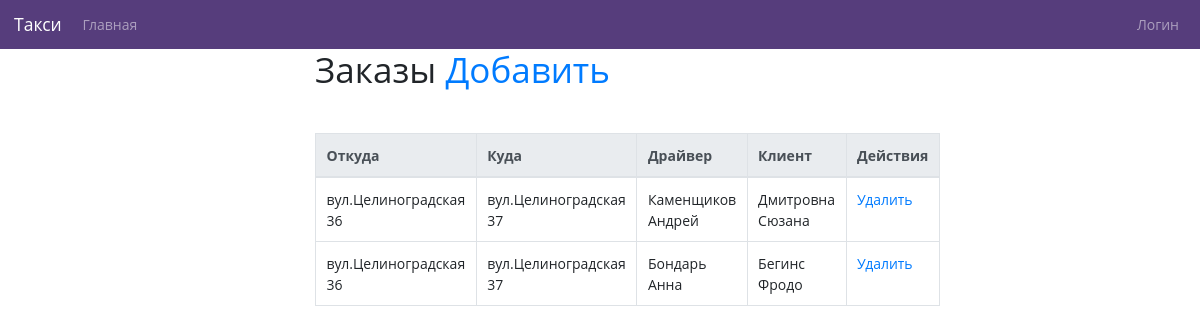
/order_operator/, run on an earlier commit of the app's database.
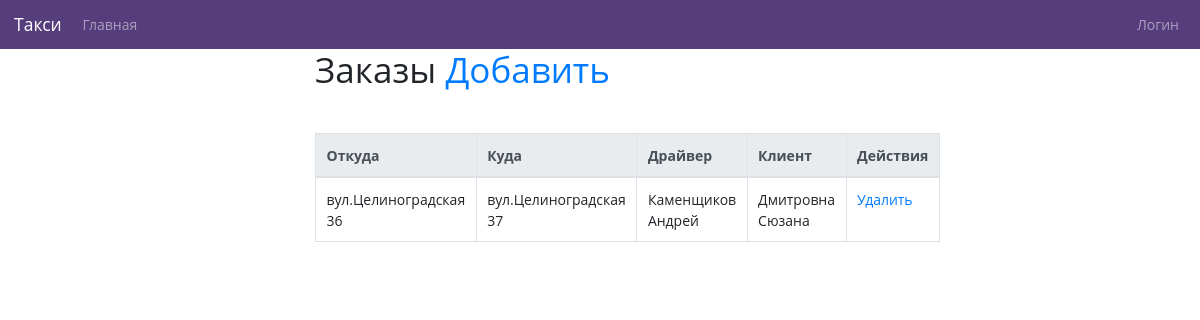
And on a later commit of the database.
### taxi/models.py (models this page shows, shortened)
class Order(models.Model):
	client = models.OneToOneField(Client,on_delete=models.CASCADE,null=True,blank=True)
	driver = models.OneToOneField(Driver,on_delete=models.CASCADE,null=True,blank=True)
	place_from = models.CharField(max_length=150)
	status = models.ForeignKey(Status,on_delete=models.CASCADE,null=True,blank=True,default=1)
	place_to = models.CharField(max_length=150)
	slug = models.SlugField(max_length=50,unique=True, blank=True)
	def get_delete_url(self):
		return reverse('order_delete_url', kwargs={'slug':self.slug})

class Driver(models.Model):
	user = models.OneToOneField(MyUser,on_delete=models.CASCADE)
	car = models.OneToOneField(Car,on_delete=models.CASCADE)
	slug = models.SlugField(max_length=50,unique=True, blank=True)

class MyUser(models.Model):
	user = models.OneToOneField(User,on_delete=models.CASCADE)
	phonenumber = PhoneNumberField(unique=True)

class Client(models.Model):
	user = models.OneToOneField(MyUser,on_delete=models.CASCADE)
	slug = models.SlugField(max_length=50,unique=True, blank=True)

### taxi/views.py (the view)
# urls.py: path('order_operator/',order_operator_list,name='order_operator_list'),
def order_operator_list(request):
    order = Order.objects.all()
    return render(request,'taxi/list_order_operator.html',context={'order':order})

### taxi/templates/taxi/list_order_operator.html (shortened to what this page needs)
{% extends 'taxi/base_blog.html' %}
{% load widget_tweaks %}
{% block content %}
<div class="row">
  <div class="col-9">
        <h1 class="mb-5">Заказы <a href="{% url 'order_operator_create_url' %}">Добавить</a></h1>
    <table class="table table-bordered tablesorter">
        <thead class="thead-light">
        <tr>
            <th scope="col">Откуда</th>
            <th scope="col">Куда</th>
            <th scope="col">Драйвер</th>
            <th scope="col">Клиент</th>
            <th scope="col">Действия</th>
        </tr>
        </thead>
        <tbody>
        {% for point in order %}
        <tr class="search">
            <td scope="col">{{ point.place_from }} </td>
            <td scope="col">{{point.place_to}}</td>
            <td scope="col">{{point.driver.user.user.last_name}} {{point.driver.user.user.first_name}}</td>
            <td scope="col">{{point.client.user.user.last_name}} {{point.client.user.user.first_name}}</td>
            <td scope="col"><a href="{{ point.get_delete_url }}">Удалить</a></td>
        </tr>
        {% endfor %}
        </tbody>
    </table>
  </div>
</div>
{% endblock %}

### taxi/templates/taxi/base_blog.html (shortened to what this page needs)
{% extends 'base.html' %}

### templates/base.html (shortened to what this page needs)
{% load staticfiles %}
<!DOCTYPE html>
<html lang="en" dir="ltr">
  <head>
      <link rel="stylesheet" href="https://stackpath.bootstrapcdn.com/bootstrap/4.1.3/css/bootstrap.min.css">
      <link rel="stylesheet" href="{% static 'css/style.css' %}">
  </head>
  <body>
    <nav class="navbar navbar-expand-lg navbar-dark" style="background-color:#563d7c">
  <a class="navbar-brand" href="{% url "index" %}">Такси</a>
  <div class="collapse navbar-collapse" id="navbarSupportedContent">
    <ul class="navbar-nav mr-auto">
      <li class="nav-item">
        <a class="nav-link" href="{% url "index" %}">Главная</a>
      </li>
    </ul>
    <div class="navbar-nav">
              {% if user.is_authenticated %}
                <a class="nav-item nav-link" href="{% url 'profile' %}">Профайл</a>
                <a class="nav-item nav-link" href="{% url 'logout' %}">Выйти</a>
              {% else %}
                <a class="nav-item nav-link" href="{% url 'sign_in' %}">Логин</a>
              {% endif %}
            </div>
  </div>
</nav>
<div class="container-fluid">
  <div class="row">
    <div class="offset-md-3 col-6">
      {% block content %}{% endblock %}
    </div>
  </div>
</div>
  </body>
</html>

### static/css/style.css (style rules this page uses)
* { font-family: Open Sans; }

### templates/base.html (style rules this page uses)
html { font-size: 14px; font-family: Arial, Helvetica, sans-serif; }

What changed in the data, as far as the page shows it:
removed Order: place_from "вул.Целиноградская 36", place_to "вул.Целиноградская 37", driver.user.user.last_name "Бондарь", driver.user.user.first_name "Анна", client.user.user.last_name "Бегинс", client.user.user.first_name "Фродо"
